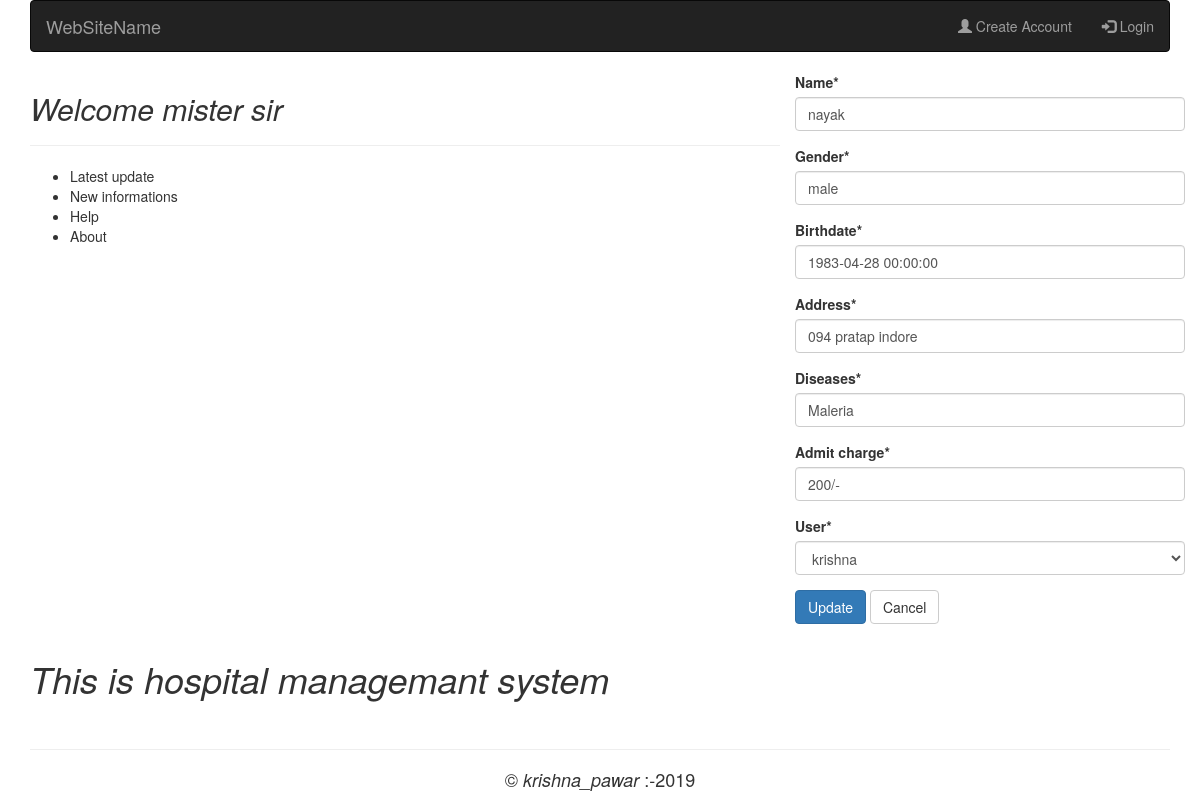
/pupdate/1, run on the app's committed database.
### user/models.py (models this page shows, shortened)
class admitpasent(models.Model):
	name=models.CharField(max_length=20)
	gender=models.CharField(max_length=10)
	birthdate=models.DateTimeField(default=timezone.now)
	address=models.CharField(max_length=60)
	diseases=models.CharField(max_length=10)
	admit_date=models.DateTimeField(default=timezone.now)
	admit_charge=models.CharField(max_length=30)
	user =models.ForeignKey(User,on_delete=models.CASCADE)

### user/views.py (the view)
# urls.py: path('pupdate/<int:pid>',views.patiantupdate,name='pupdate'),
def patiantupdate(request,pid):
	if request.method == 'POST':
		f = pupdate(request.POST,request.admitpasent.user,instance=get_object_or_404(admitpasent,id=pid))
		if f.is_valid():
			f.save()
			return redirect('patientdetail')
	else:
		f = pupdate(instance=get_object_or_404(admitpasent,id=pid))
	return render(request,'user/pupdate.html',{'f':f})

### user/forms.py
class pupdate(forms.ModelForm):
	class Meta:
		model = admitpasent
		fields =['name','gender','birthdate','address','diseases','admit_charge','user']

### user/templates/user/pupdate.html (shortened to what this page needs)
{% extends 'user/base.html' %}
{% block content %}
{% load crispy_forms_tags %}
<div class="row">
	<div class="col-md-8">
		<h2><i> Welcome mister {{ user.username }} sir</i></h2>
		<hr>
		<ul>
			<li>Latest update</li>
			<li>New informations</li>
			<li>Help</li>
			<li>About</li>
		</ul>
	</div>
	<div class="col-md-offset-8">
<div class="card">
	<div class="card-body">
	<form method="post" class="form-group" enctype="multipart/form-data">
		{{f|crispy}}
		<input type="submit" name="Login" class="btn btn-primary" value="Update" >
		<a class="btn btn-default" href="{% url 'patientdetail' %}"> Cancel</a>
	</form>
</div>
</div>
</div>
</div>
{% endblock %}

### data on the page
admitpasent: name "nayak", gender "male", birthdate "1983-04-28 00:00:00", address "094 pratap indore", diseases "Maleria", admit_charge "200/-", user "krishna"
